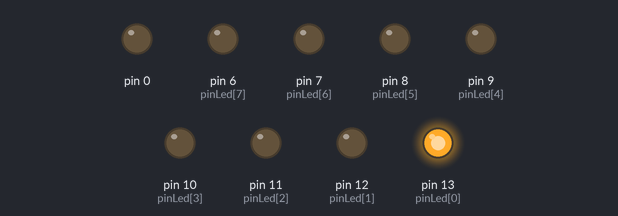
Bench run of a sketch on a simulated Arduino Uno, built with avr-gcc and run on an emulated ATmega328P. On the bench: output pins drawn as LEDs (lit = HIGH).

Above: at 0.1 s.
At 1.1 s:
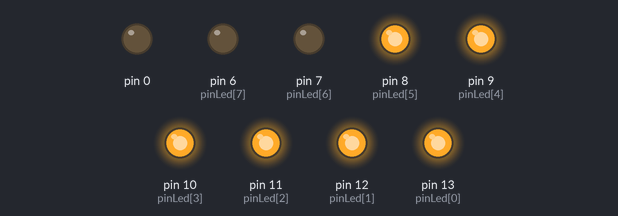
At 2.1 s:
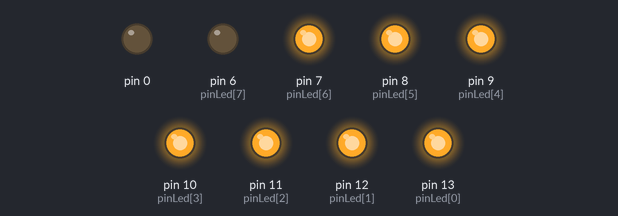
At 4.1 s:
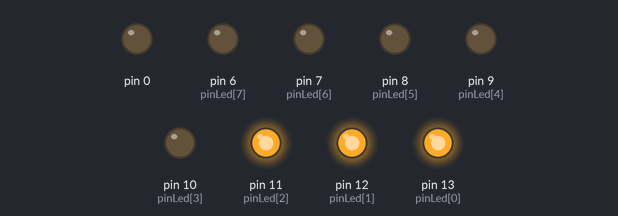
At 6.3 s:
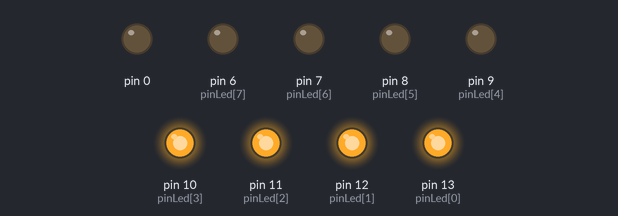
At 8.1 s:
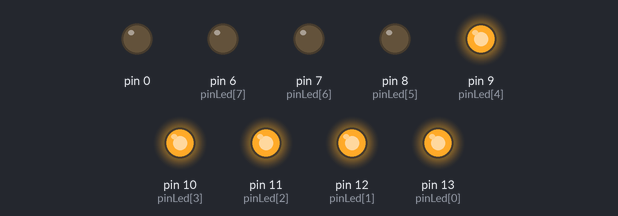
Timing chart, 0 to 8.4 s (numbered marks = the images above):
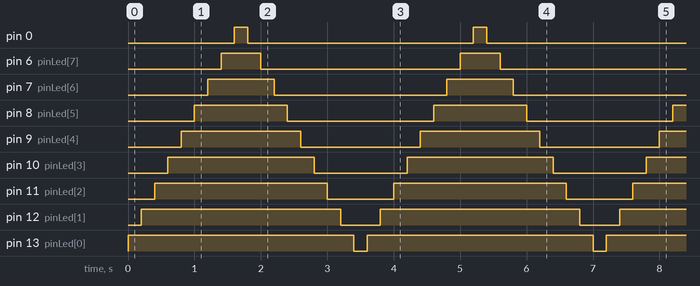

The sketch:

estruturaFor.ino
```cpp
int pinLed[8] = {13,12,11,10, 9, 8, 7, 6};

void setup() {
  // put your setup code here, to run once:
int x;
for(x=0; x<=8; x+=1){
  pinMode(pinLed[x], OUTPUT);
}

}

void loop() {
  // put your main code here, to run repeatedly:

int numeroLed;
for(numeroLed = 0; numeroLed<=8; numeroLed+=1){
  digitalWrite(pinLed[numeroLed], HIGH);
  delay(200);
}

for(numeroLed = 8; numeroLed>=0; numeroLed-=1){
  digitalWrite(pinLed[numeroLed], LOW);
  delay(200);
}


}
```

Measured:
- by itself, pin 0: alternates HIGH for 0.20 s and LOW for 3.4 s
- by itself, pin 6 (pinLed[7]): alternates HIGH for 0.60 s and LOW for 3.0 s
- by itself, pin 7 (pinLed[6]): alternates HIGH for 1.0 s and LOW for 2.6 s
- by itself, pin 8 (pinLed[5]): alternates HIGH for 1.4 s and LOW for 2.2 s
- by itself, pin 9 (pinLed[4]): alternates HIGH for 1.8 s and LOW for 1.8 s
- by itself, pin 10 (pinLed[3]): alternates HIGH for 2.2 s and LOW for 1.4 s
- by itself, pin 11 (pinLed[2]): alternates HIGH for 2.6 s and LOW for 1.0 s
- by itself, pin 12 (pinLed[1]): alternates HIGH for 3.0 s and LOW for 0.60 s
